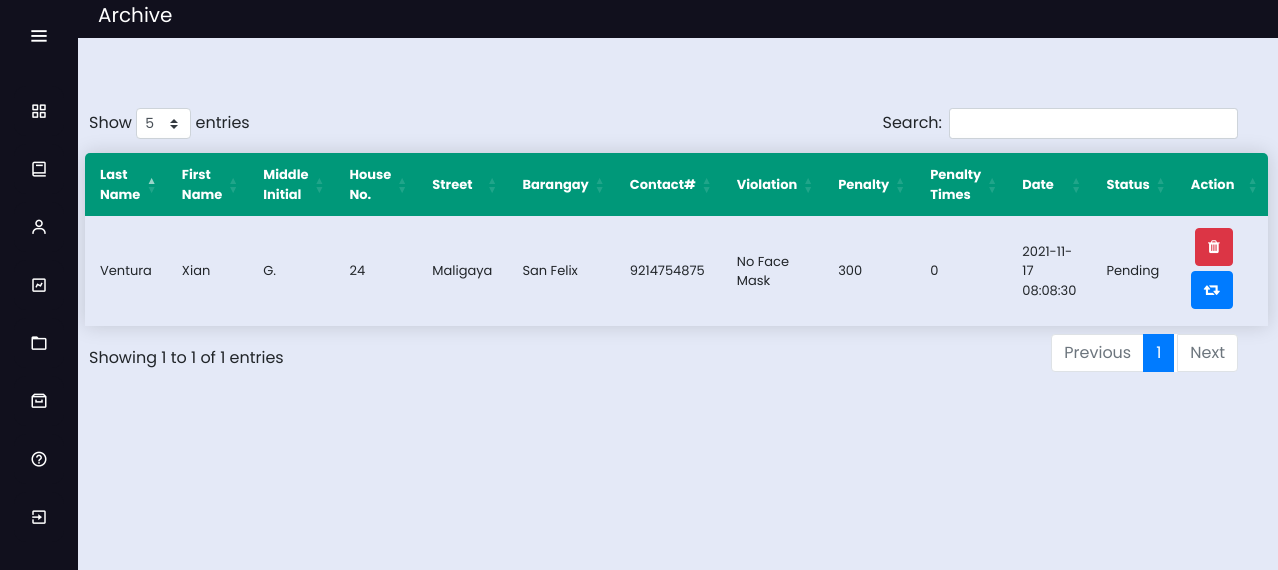
The app's page /sanfelix_archive with its own data.
### tables this page shows
CREATE TABLE archive(
	id INTEGER PRIMARY KEY AUTOINCREMENT,
	last_name TEXT NOT NULL,
	first_name TEXT NOT NULL,
	middle_name TEXT NOT NULL,
	house_number TEXT NOT NULL,
	street TEXT NOT NULL,
	barangay TEXT NOT NULL,
	contact int NOT NULL,
	violation TEXT NOT NULL,
	penalty TEXT NOT NULL,
	total_penalty INTEGER NOT NULL,
	date TEXT NOT NULL,
	status TEXT NOT NULL	

);

### app.py (the view)
@app.route('/sanfelix_archive')
def sanfelix_archive():
    conn = get_db_connection()
    sanfelix = conn.execute("SELECT * FROM archive where barangay='San Felix'").fetchall()
    conn.close()
    return render_template('sanfelix_archive.html', sanfelix=sanfelix)

### app.py (called while the page is built)
def get_db_connection():
    conn = sqlite3.connect('database.db')
    conn.row_factory = sqlite3.Row
    return conn
    conn.close()
    c = conn.cursor()

### templates/sanfelix_archive.html (shortened to what this page needs)
<!DOCTYPE html>
<html lang="en" dir="ltr">
  <head>
    <link rel="stylesheet" href="../static/css/style5.css">
    <link href='https://unpkg.com/boxicons@2.0.7/css/boxicons.min.css' rel='stylesheet'>
    <link rel="stylesheet" type="text/css" href="{{ url_for('static', filename="css/style2.css") }}">
  <link rel="stylesheet" href="https://cdnjs.cloudflare.com/ajax/libs/font-awesome/4.7.0/css/font-awesome.min.css">
  <link rel="stylesheet" href="https://stackpath.bootstrapcdn.com/bootstrap/4.3.1/css/bootstrap.min.css">
  <link rel="stylesheet" type="text/css" href="https://cdn.datatables.net/1.10.23/css/dataTables.bootstrap4.min.css">
  <link rel="stylesheet" type="text/css" href="https://cdnjs.cloudflare.com/ajax/libs/twitter-bootstrap/4.5.2/css/bootstrap.css">
   </head>
<body>
  <div class="sidebar" >
    <div class="logo-details">
        <i class='bx bx-menu' id="btn" ></i>
    </div>
    <ul class="nav-list">
      <li>
        <a href="{{ url_for('sanfelix_dashboard') }}">
          <i class='bx bx-grid-alt'></i>
        </a>
      </li>
      <li>
       <a href="{{ url_for('sanfelix') }}">
         <i class='bx bx-book' ></i>
       </a>
     </li>
      <li>
       <a href="{{ url_for('sanfelix_service') }}">
         <i class='bx bx-user' ></i>
       </a>
     </li>
     <li>
       <a href="{{ url_for('sanfelix_chart') }}">
         <i class='bx bx-chart' ></i>
       </a>
     </li>
     <li>
       <a href="{{ url_for('sanfelix_logs') }}">
         <i class='bx bx-folder' ></i>
       </a>
     </li>
     <li>
       <a href="{{ url_for('sanfelix_archive') }}">
         <i class='bx bx-archive' ></i>
       </a>
     </li>
     <li>
       <a href="{{ url_for('sanfelix_guidelines') }}">
         <i class='bx bx-help-circle' ></i>
       </a>
     </li>
     <li>
       <a href="{{ url_for('login') }}">
         <i class='bx bx-exit' ></i>
       </a>
     </li>
    </ul>
  </div>
  <section class="home-section">
   <p style="background: #11101D; font-size: 20px; color: white;"> <label style="margin-left: 20px;">Archive</label><label style="float: right; margin-right: 20px;"></label>
      </p></br><br><br>
<div class="main" style="margin-left: 1px; margin-top: -90px;">
      <br>
   <input style="float: right; margin-right: 1280px; margin-top: px; font-weight: bold;" type="button" class="btn btn-xs btn-primary" value="Print Table" onclick="myApp.printTable()" />
  <br><br>
  <table class="content-table" id="example"  style="width: calc(100% - -30px); margin-left: -4px; font-size: 13px;">
  <thead style="background-color: ;">
  <tr >
    <th>Last Name</th>
    <th>First Name</th>
    <th>Middle Initial</th>
    <th>House No.</th>
    <th>Street</th>
    <th>Barangay</th>
    <th>Contact#</th>
    <th>Violation</th>
    <th>Penalty</th>
    <th>Penalty Times</th>
    <th>Date</th>
    <th>Status</th>
    <th width="110px">Action</th>
  </tr>
  </thead>
  {%for bb in sanfelix%}
  <tr>
  <td>{{bb['last_name']}}</td>
  <td>{{bb['first_name']}}</td>
  <td>{{bb['middle_name']}}</td>
  <td>{{bb['house_number']}}</td>
  <td>{{bb['street']}}</td>
    <td>{{bb['barangay']}}</td>
    <td>{{bb['contact']}}</td>
    <td>{{bb['violation']}}</td>
    <td>{{bb['penalty']}}</td>
    <td>{{bb['total_penalty']}}</td>
    <td>{{bb['date']}}</td>
    <td>{{bb['status']}}</td>
    <td>
      <center>
      <a href="{{url_for('delete_perma', table="fvl",last_name=bb['last_name'] ,first_name=bb['first_name'] ,middle_name=bb['middle_name'] ,house_number=bb['house_number'] ,street=bb['street'] ,barangay=bb['barangay'] ,contact=bb['contact'] ,violation=bb['violation'] ,penalty=bb['penalty'] ,total_penalty=bb['total_penalty'] ,date=bb['date'] ,status=bb['status'])}}" class="btn btn-xs btn-danger" title="Click to Delete" style="margin-bottom: 5px;" onClick="return confirm('Are you sure you want to remove this permanently?')"><i class="fa fa-trash" aria-hidden="true" style="font-size: 15px;" ></i></a>
      <a href="{{url_for('restore', table="fvl",last_name=bb['last_name'] ,first_name=bb['first_name'] ,middle_name=bb['middle_name'] ,house_number=bb['house_number'] ,street=bb['street'] ,barangay=bb['barangay'] ,contact=bb['contact'] ,violation=bb['violation'] ,penalty=bb['penalty'] ,total_penalty=bb['total_penalty'] ,date=bb['date'] ,status=bb['status'])}}" class="btn btn-xs btn-primary" title="Click to Restore" style="margin-bottom: 5px;" ><i class="fa fa-retweet" style="font-size: 15px;"></i></a>
      </center>
    </td>
  </tr>
  {%endfor%}
  </table>
  </div>
  </section>
</body>
</html>

### static/css/style5.css (style rules this page uses)
* { margin: 0; padding: 0; box-sizing: border-box; font-family: "Poppins" , sans-serif; }
.sidebar { position: fixed; left: 0; top: 0; height: 100%; width: 78px; background: #11101D; padding: 6px 14px; z-index: 99; transition: all 0.5s ease; }
.sidebar .logo-details { height: 60px; display: flex; align-items: center; position: relative; }
.sidebar .logo-details #btn { position: absolute; top: 50%; right: 0; transform: translateY(-50%); font-size: 22px; transition: all 0.4s ease; font-size: 23px; text-align: center; cursor: pointer; transition: all 0.5s ease; }
.sidebar i { color: #fff; height: 60px; min-width: 50px; font-size: 28px; text-align: center; line-height: 60px; }
.sidebar .nav-list { margin-top: 20px; height: 100%; }
.sidebar li { position: relative; margin: 8px 0; list-style: none; }
.sidebar li a { display: flex; height: 100%; width: 100%; border-radius: 12px; align-items: center; text-decoration: none; transition: all 0.4s ease; background: #11101D; }
.sidebar li i { height: 50px; line-height: 50px; font-size: 18px; border-radius: 12px; }
.home-section { position: relative; background: #E4E9F7; min-height: 100vh; top: 0; left: 78px; width: calc(100% - 78px); transition: all 0.5s ease; z-index: 2; }
.content-table { font-family: "Poppins" , sans-serif; border-collapse: collapse; margin: 25px 0; margin-top: 200px; font-size: 14px; min-width: 400px; border-radius: 5px 5px 0 0; overflow: hidden; box-shadow: 0 0 20px rgba(0, 0, 0, 0.15); margin-left: 20px; width: ; margin-top: -10px; width: calc(100% - 50px); }
.content-table thead tr { background-color: #009879; color: #ffffff; text-align: left; font-weight: bold; }
.content-table th, .content-table td { padding: 12px 15px; }
.content-table tbody tr { border-bottom: 1px solid #dddddd; }
.content-table tbody tr:last-of-type { border-bottom: 2px solid #009879; }

### static/css/style2.css (style rules this page uses)
body { margin:0px; padding: 0px; background-color:#1b203d; overflow: hidden; font-family: bernard; color: #1b203d; }
.main { margin-top: 50px; margin-left: 315px; margin-right: 30px; padding: 0px 10px; }
.btn { float: right; margin-right: 20px; }
table.dataTable thead .sorting:after, table.dataTable thead .sorting:before, table.dataTable thead .sorting_asc:after, table.dataTable thead .sorting_asc:before, table.dataTable thead .sorting_asc_disabled:after, table.dataTable thead .sorting_asc_disabled:before, table.dataTable thead .sorting_desc:after, table.dataTable thead .sorting_desc:before, table.dataTable thead .sorting_desc_disabled:after, table.dataTable thead .sorting_desc_disabled:before { bottom: .5em; }

### records on screen
archive: last_name "Ventura", first_name "Xian", middle_name "G.", house_number "24", street "Maligaya", barangay "San Felix", contact "9214754875", violation "No Face Mask", penalty "300", total_penalty "0", date "2021-11-17 08:08:30", status "Pending"
